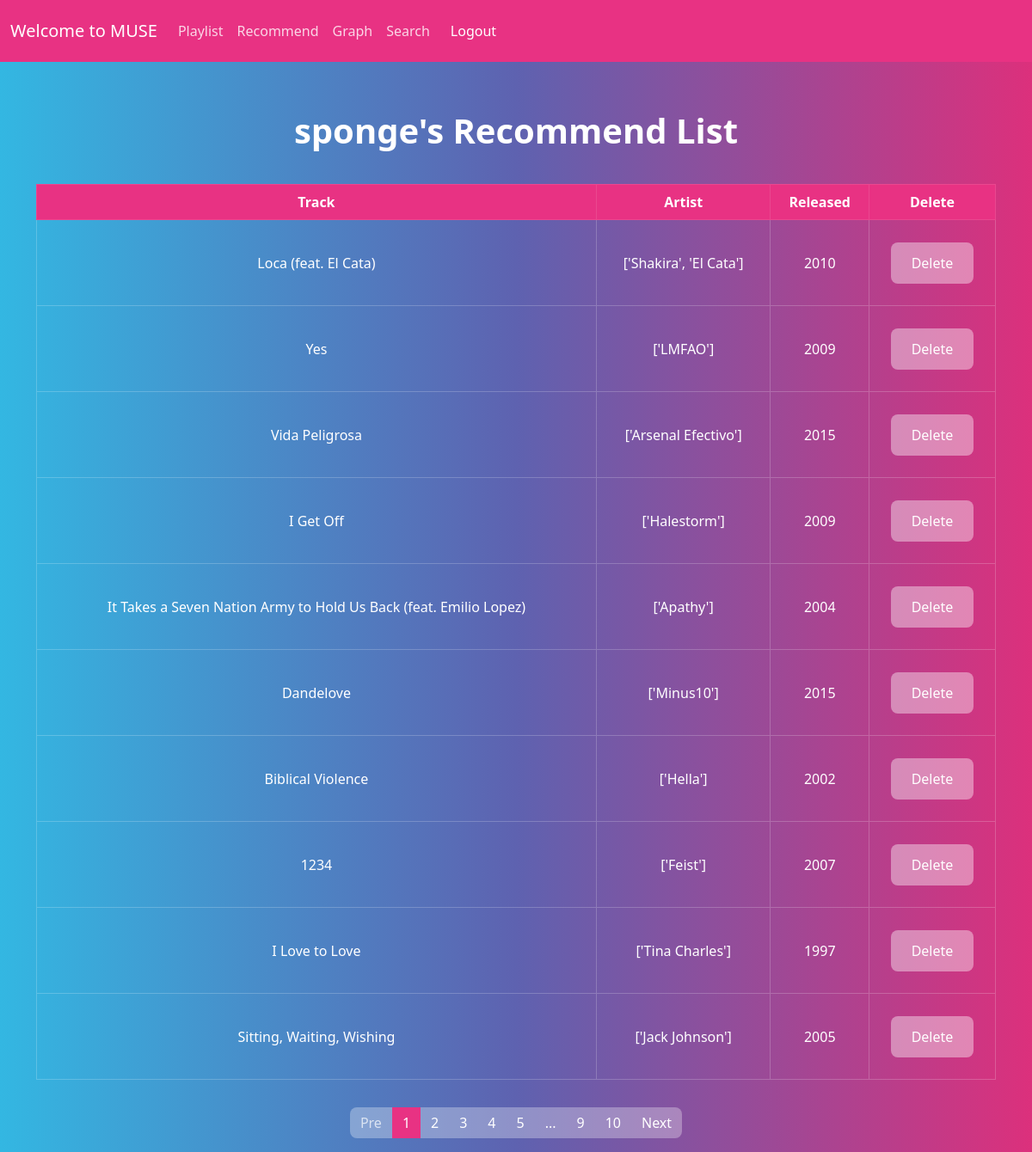
The page /recommend (signed in) on the database its author committed.
### muse_app/models/recommend_model.py (models this page shows, shortened)
class Recommend(db.Model):
    __tablename__ = 'recommend'
    id = db.Column(db.Integer, primary_key=True)
    track = db.Column(db.String(128), nullable=False)
    artist = db.Column(db.String(128), nullable=False)
    released = db.Column(db.String(128), nullable=False)
    user_id = db.Column(db.Integer, db.ForeignKey('user.id'))

### muse_app/routes/main_route.py (the view, shortened to what this page needs)
@bp.route('/recommend')
def recommend() :
    if not session.get('logged_in'):
        flash("로그인을 먼저 해주세요")
        return redirect(url_for('main.login'))
    playlist = Playlist.query.filter(Playlist.user_id==session['id']).first()
    if not playlist :
        flash("플레이리스트가 없습니다.")
        return render_template('search.html')
    else :
        is_rec = Recommend.query.filter(Recommend.user_id==session['id']).first()
        if is_rec :
            page = request.args.get('page', 1, type=int)
            recommend_list = Recommend.query.filter(Recommend.user_id==session['id']).paginate(page=page, per_page=10)
            return render_template("recommend.html", recommend_list=recommend_list, session=session)

### muse_app/templates/recommend.html (shortened to what this page needs)
{% extends 'playlist.html' %}
{% block content %}
<div class="container">
  <div class="row">
    <div class="col-md-12 mx-auto">
      <h1 id='title' class='text-center'>{{session['firstname']}}'s Recommend List</h1>
      <div id="second">
        <table class="table table-bordered" id='table'>
          <thead>
            <tr class='table-primary'>
              <th scope="col">Track</th>
              <th scope="col">Artist</th>
              <th scope="col">Released</th>
              <th scope="col">Delete</th>
            </tr>
          </thead>
          <tbody>
            {% for recommend in recommend_list.items %}
            <td>{{recommend.track}}</td>
            <td>{{recommend.artist}}</td>
            <td>{{recommend.released}}</td>
            <td>
              <a class="btn btn-secondary" , href='/recommend/{{ recommend.id }}'>
                Delete
              </a>
            </td>
            {% endfor %}
          </tbody>
        </table>
      </div>
    </div>
  </div>
</div>
<nav aria-label="Page navigation example">
  <ul class="pagination justify-content-center">
    {% if recommend_list.has_prev %}
    <li class="page-item">
      <a class="page-link" href="?page={{ recommend_list.prev_num }}">Pre</a>
    </li>
    {% else %}
    <li class="page-item disabled">
      <a class="page-link" tabindex="-1" aria-disabled="true" href="#">Pre</a>
    </li>
    {% endif %}
    {% for page_num in recommend_list.iter_pages() %}
    {% if page_num %}
    {% if page_num != recommend_list.page %}
    <li class="page-item">
      <a class="page-link" href="?page={{ page_num }}">{{ page_num }}</a>
    </li>
    {% else %}
    <li class="page-item active" aria-current="page">
      <a class="page-link" href="#">{{ page_num }}</a>
    </li>
    {% endif %}
    {% else %}
    <li class="disabled">
      <a class="page-link" href="#">...</a>
    </li>
    {% endif %}
    {% endfor %}
    {% if recommend_list.has_next %}
    <li class="page-item">
      <a class="page-link" href="?page={{ recommend_list.next_num }}">Next</a>
    </li>
    {% else %}
    <li class="page-item disabled">
      <a class="page-link" tabindex="-1" aria-disabled="true" href="#">Next</a>
    </li>
    {% endif %}
  </ul>
</nav>
{% endblock %}

### muse_app/templates/playlist.html (shortened to what this page needs)
{% extends 'base.html' %}

### muse_app/templates/base.html (shortened to what this page needs)
<!DOCTYPE html>
<html>
{% block head %}
<head>
  <link rel="stylesheet" href="/static/css/bootstrap.min.css">
  <link rel="stylesheet" href="/static/css/main.css">
</head>
{% endblock %}
<body>
  <nav class="navbar navbar-expand-lg navbar-dark bg-primary navbar-fixed-top" id="navbar">
    <a class="navbar-brand" href="/">Welcome to MUSE</a>
    <div class="collapse navbar-collapse">
      <ul class="navbar-nav mr-auto">
        <li class="nav-item">
          <a class="nav-link" href="/playlist">Playlist</a>
        </li>
        <li class="nav-item">
          <a class="nav-link" href="/recommend">Recommend</a>
        </li>
        <li class="nav-item">
          <a class="nav-link" href="/graph">Graph</a>
        </li>
        <li class="nav-item">
          <a class="nav-link" href="/search">Search</a>
        </li>
      </ul>
      <a class="nav-link" href="/logout">Logout</a>
    </div>
  </nav>
  {% block content %}{% endblock %}
</body>
</html>

### muse_app/static/css/main.css (style rules this page uses)
#navbar { padding-left: 1%; }
#second { min-height: 70%; min-height: 70vh; display: flex; align-items: center; }
#table { text-align: center; margin-top: 2%; }
#table td { height: 100px; vertical-align: middle; }
#title { margin-top: 5%; }

### rows shown on the page
Recommend: track "Loca (feat. El Cata)", artist "['Shakira', 'El Cata']", released "2010"
Recommend: track "Yes", artist "['LMFAO']", released "2009"
Recommend: track "Vida Peligrosa", artist "['Arsenal Efectivo']", released "2015"
Recommend: track "I Get Off", artist "['Halestorm']", released "2009"
Recommend: track "It Takes a Seven Nation Army to Hold Us Back (feat. Emilio Lopez)", artist "['Apathy']", released "2004"
Recommend: track "Dandelove", artist "['Minus10']", released "2015"
Recommend: track "Biblical Violence", artist "['Hella']", released "2002"
Recommend: track "1234", artist "['Feist']", released "2007"
Recommend: track "I Love to Love", artist "['Tina Charles']", released "1997"
Recommend: track "Sitting, Waiting, Wishing", artist "['Jack Johnson']", released "2005"

### other values the page prints
{{ session['firstname'] }} "sponge"
{{ page_num }} "1"
{{ page_num }} "2" "3" "4" "5" "9" "10"
